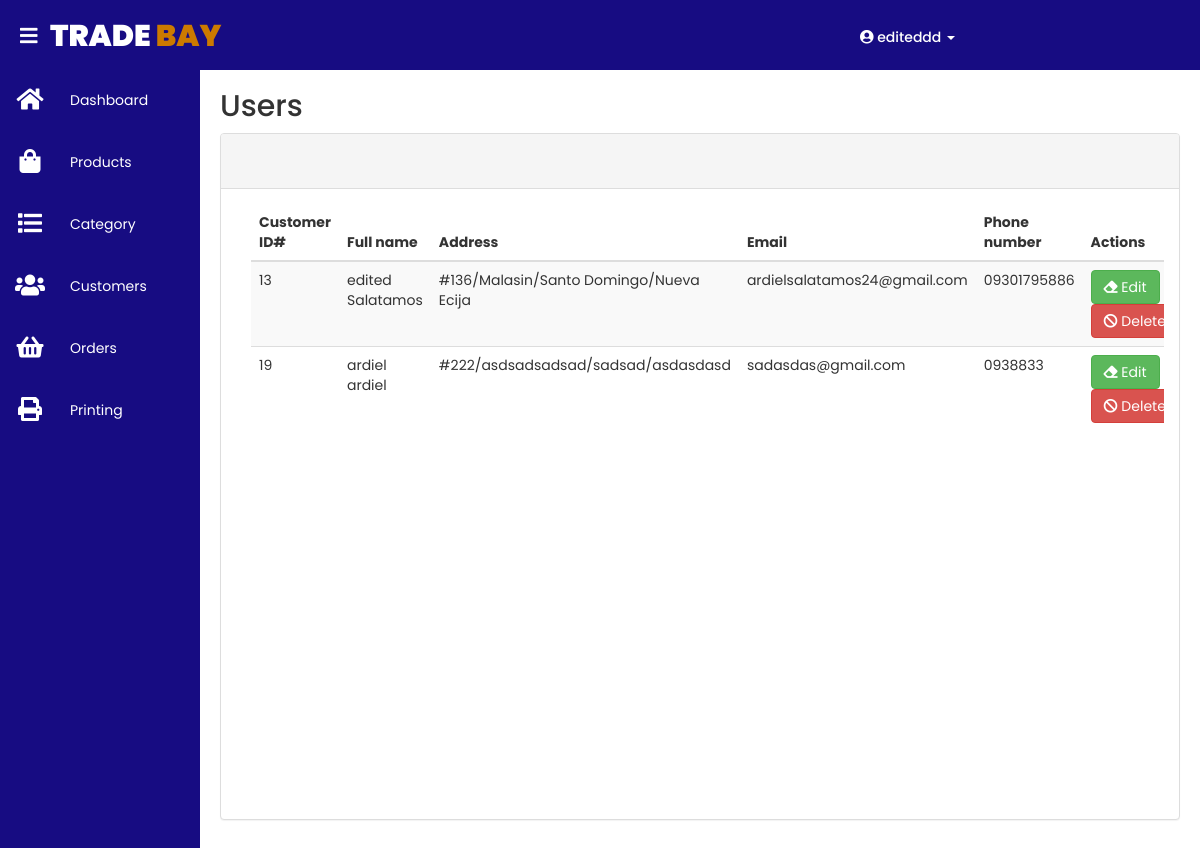
Screenshot of /admin/customer.php (signed in) with the database file from the repository.
### tables this page shows
CREATE TABLE `customer_tbl` (
  `customer_id` int(10) NOT NULL,
  `customer_fname` varchar(25) NOT NULL,
  `customer_lname` varchar(25) NOT NULL,
  `house_no` int(10) NOT NULL,
  `barangay` varchar(25) NOT NULL,
  `city` varchar(25) NOT NULL,
  `province` varchar(25) NOT NULL,
  `customer_email` varchar(50) NOT NULL,
  `customer_phonenumber` varchar(15) NOT NULL,
  `date_created` timestamp NOT NULL DEFAULT current_timestamp() ON UPDATE current_timestamp(),
  `account_id` int(10) NOT NULL
);

### admin/customer.php (the view, shortened to what this page needs)
<?php
	include('../include/dbconnection.php');
	include('../include/header.php');
	include('../include/navbar.php');
	$query3 = "SELECT * FROM customer_tbl";
	$result3 = mysqli_query($db,$query3);
	$show_cust = mysqli_fetch_assoc($result3);
?>
	<div class="content">
		<div class="for_title">
			<h2>Users</h2>
		</div>
		<div class="my_content">
			<div class="panel panel-default">
			  	<div class="panel-heading" style="height: 55px">
			  	</div>
			  	<div class="panel-body">
			  		<div class="container" style="width: 100%; height: 600px; overflow: auto;">
			  			<table id="example" class="table table-striped">
			  				<thead>
			  					<tr>
			  						<th>Customer ID#</th>
			  						<th>Full name</th>
			  						<th>Address</th>
			  						<th>Email</th>
			  						<th>Phone number</th>
			  						<th>Actions</th>
			  					</tr>
			  				</thead>
			  				<tbody>
			  					<?php
			  						if (mysqli_num_rows($result3) ==0) {
			  							?>
			  								<tr>
			  									<td colspan="6" class="text-center">No Entry<td>
			  								</tr>
			  							<?php
			  						}
			  						else{
			  							do{
			  					?>
			  						<tr>
			  							<td><?php echo $show_cust['customer_id']; ?></td>
			  							<td><?php echo ''.$show_cust['customer_fname'].' '.$show_cust['customer_lname'].''; ?></td>
			  							<td><?php echo '#'.$show_cust['house_no'].'/'.$show_cust['barangay'].'/'.$show_cust['city'].'/'.$show_cust['province'].''; ?></td>
			  							<td><?php echo $show_cust['customer_email']; ?></td>
			  							<td><?php echo $show_cust['customer_phonenumber']; ?></td>
			  							<td>
			  								<form method="POST">
				  								<button type="submit" name="edit" class="btn btn-success">
				  									<i class="fa fa-eraser" aria-hidden="true" ></i> Edit
				  								</button>
				  								<button type="submit" name="delete" class="btn btn-danger" onclick="return confirm('Are you sure you want to delete <?php echo ''.$show_cust['customer_fname'].' '.$show_cust['customer_lname'].''; ?>?')">
				  									<i class="fa fa-ban" aria-hidden="true" ></i> Delete
				  								</button>
				  							</form>
			  							</td>
			  						</tr>
			  					<?php
			  							}while ($show_cust = mysqli_fetch_assoc($result3));
			  						}
			  					?>
			  				</tbody>
			  			</table>
			  		</div>
			  	</div>
			</div>
		</div>
	</div>

### style/style.css (style rules this page uses)
* { margin: 0; padding: 0; box-sizing: border-box; font-family: 'Poppins', sans-serif; font-size: 14px; }
body { min-height: 100vh; }
.content { padding: 20px; margin-top: 50px; margin-left: 200px; background-position: center; background-size: cover; height: 100vh; transition: 0.5s; }
.for_title, .my_content { left: 0; margin-top: 10px; width: 100%; }

### rows the page displays
customer_tbl: customer_id "13", customer_fname "edited", customer_lname "Salatamos", house_no "136", barangay "Malasin", city "Santo Domingo", province "Nueva Ecija", customer_email "ardielsalatamos24@gmail.com", customer_phonenumber "09301795886"
customer_tbl: customer_id "19", customer_fname "ardiel", customer_lname "ardiel", house_no "222", barangay "asdsadsadsad", city "sadsad", province "asdasdasd", customer_email "sadasdas@gmail.com", customer_phonenumber "0938833"

### other values shown
$_SESSION['username'] "editeddd"
